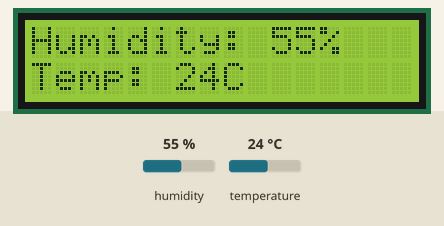
Simulated run of this sketch. Board: Arduino Uno, built for the host (arithmetic inside an expression is 32-bit, double 64-bit). Parts: 16×2 character LCD. The test bench sets the inputs (shaded band); at power-on: humidity 55 %, temperature 24 °C. What the sketch prints to the serial monitor is not drawn.

Above: at 2.6 s.
2.7 s: humidity set to 22 %
At 5.1 s:
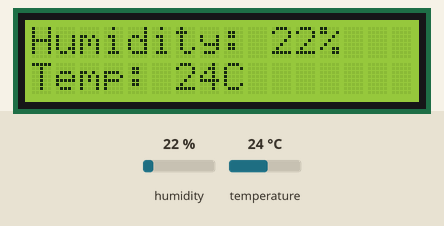
5.7 s: temperature set to 12 °C
At 6.5 s:
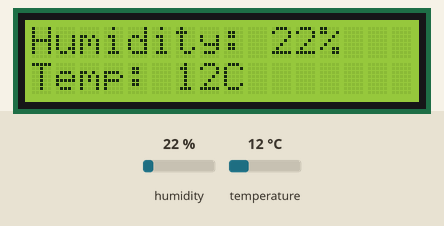
8.7 s: humidity set to 40 %
At 10.5 s:
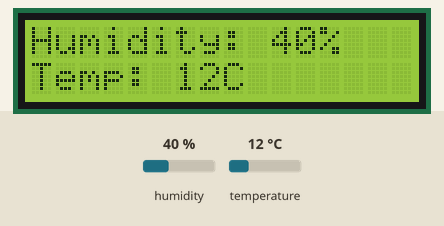
11.7 s: temperature set to 19 °C
At 13.2 s:
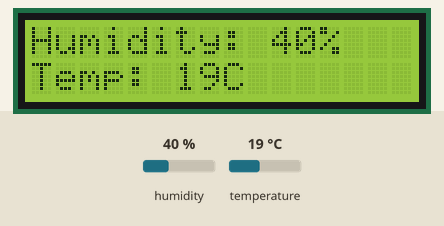
Timing chart, 0 to 14.7 s (numbered marks = the images above; inputs shaded):
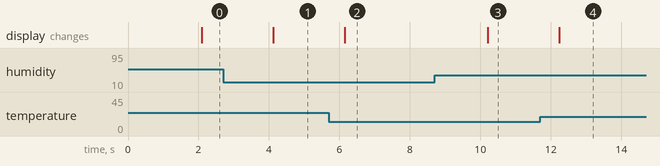

Measured:
- after the input at 2.7 s, the display: changes after 1.4 s (image 1)
- after the input at 5.7 s, the display: changes after 0.45 s (image 2)
- after the input at 8.7 s, the display: changes after 1.5 s (image 3)
- after the input at 11.7 s, the display: changes after 0.54 s (image 4)

The sketch:

Led_Temp.ino
```cpp
// Example testing sketch for various DHT humidity/temperature sensors
// Written by ladyada, public domain

// REQUIRES the following Arduino libraries:
// - DHT Sensor Library: https://github.com/adafruit/DHT-sensor-library
// - Adafruit Unified Sensor Lib: https://github.com/adafruit/Adafruit_Sensor

#include "DHT.h"

#define DHTPIN 16     // Digital pin connected to the DHT sensor
// Feather HUZZAH ESP8266 note: use pins 3, 4, 5, 12, 13 or 14 --
// Pin 15 can work but DHT must be disconnected during program upload.

// Uncomment whatever type you're using!
//#define DHTTYPE DHT11   // DHT 11
#define DHTTYPE DHT22   // DHT 22  (AM2302), AM2321
//#define DHTTYPE DHT21   // DHT 21 (AM2301)

// Connect pin 1 (on the left) of the sensor to +5V
// NOTE: If using a board with 3.3V logic like an Arduino Due connect pin 1
// to 3.3V instead of 5V!
// Connect pin 2 of the sensor to whatever your DHTPIN is
// Connect pin 3 (on the right) of the sensor to GROUND (if your sensor has 3 pins)
// Connect pin 4 (on the right) of the sensor to GROUND and leave the pin 3 EMPTY (if your sensor has 4 pins)
// Connect a 10K resistor from pin 2 (data) to pin 1 (power) of the sensor

// Initialize DHT sensor.
// Note that older versions of this library took an optional third parameter to
// tweak the timings for faster processors.  This parameter is no longer needed
// as the current DHT reading algorithm adjusts itself to work on faster procs.
DHT dht(DHTPIN, DHTTYPE);


#include <LiquidCrystal_PCF8574.h>
#include <Wire.h>

LiquidCrystal_PCF8574 lcd(0x27); // set the LCD address to 0x27 for a 16 chars and 2 line display


#include <string>
#include <sstream>
using namespace std;

std::string NumberToString ( float Number )
{
   std::ostringstream ss;
   ss << Number;
   return ss.str();
}


void setup() {
  Serial.begin(9600);
  dht.begin();


    // See http://playground.arduino.cc/Main/I2cScanner how to test for a I2C device.
  Wire.begin();
  Wire.beginTransmission(0x27);
  int error = Wire.endTransmission();
  Serial.print("Error: ");
  Serial.print(error);

  if (error == 0) {
    Serial.println(": LCD found.");
    lcd.begin(16, 2); // initialize the lcd


    lcd.setBacklight(10);

  } else {
    Serial.println(": LCD not found.");
  } // if


}

void loop() {
  // Wait a few seconds between measurements.
  delay(2000);

  // Reading temperature or humidity takes about 250 milliseconds!
  // Sensor readings may also be up to 2 seconds 'old' (its a very slow sensor)
  float h = dht.readHumidity();
  // Read temperature as Celsius (the default)
  float t = dht.readTemperature();

  // Check if any reads failed and exit early (to try again).
  if (isnan(h) || isnan(t) )
  {
    Serial.println(F("Failed to read from DHT sensor!"));
    return;
  }
  lcd.clear();
  lcd.setCursor(0, 0);
  string STR;
  STR="Humidity: "+NumberToString (h)+"%";
  lcd.print(STR.data());
  lcd.setCursor(0, 1);
  STR="Temp: "+NumberToString(t)+"C";
  lcd.print(STR.data());

  Serial.print(F("Humidity: "));
  Serial.print(h);
  Serial.print(F("%  Temperature: "));
  Serial.print(t);
  Serial.print(F("°C "));
  Serial.println();

}
```
